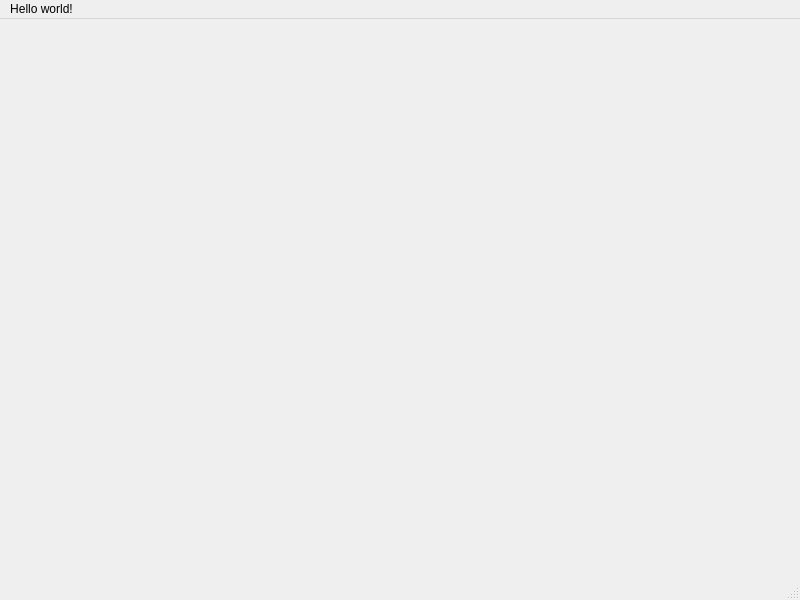
<?xml version="1.0" encoding="UTF-8"?>
<ui version="4.0">
 <class>MainWindow</class>
 <widget class="QMainWindow" name="MainWindow">
  <property name="geometry">
   <rect>
    <x>0</x>
    <y>0</y>
    <width>800</width>
    <height>600</height>
   </rect>
  </property>
  <property name="windowTitle">
   <string>MainWindow</string>
  </property>
  <widget class="QWidget" name="centralwidget"/>
  <widget class="QMenuBar" name="menubar">
   <property name="geometry">
    <rect>
     <x>0</x>
     <y>0</y>
     <width>800</width>
     <height>24</height>
    </rect>
   </property>
   <widget class="QMenu" name="menuHello_world">
    <property name="title">
     <string>Hello world!</string>
    </property>
   </widget>
   <addaction name="menuHello_world"/>
  </widget>
  <widget class="QStatusBar" name="statusbar"/>
 </widget>
 <resources/>
 <connections/>
</ui>
